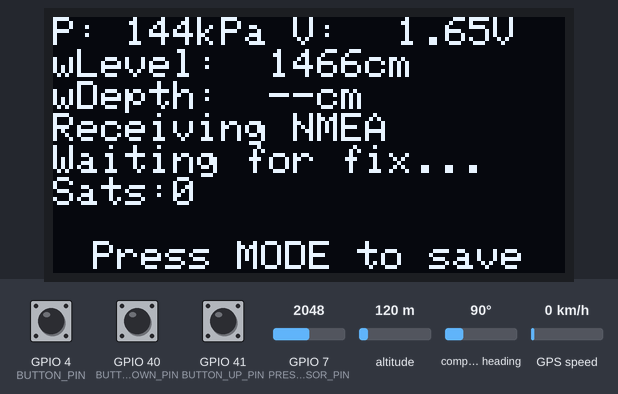
The sketch below on a simulated ESP32-S3. On the bench: 128×64 one-colour display. The test bench sets the inputs (shaded band); at power-on: GPIO 4 (BUTTON_PIN) HIGH, GPIO 40 (BUTTON_DOWN_PIN) HIGH, GPIO 41 (BUTTON_UP_PIN) HIGH, GPIO 7 (PRESSURE_SENSOR_PIN) = 2048, altitude 120 m, compass heading 90°, GPS speed 0 km/h (analog values on the 0–4095 scale). Storage starts empty; EEPROM starts erased; the GPS gets a fix after 3 s at 37.7749, -122.4194 with 8 satellites; what the sketch prints to the serial monitor is not drawn.

Above: at 2.8 s.
2.9 s: GPIO 4 (BUTTON_PIN) pulled LOW for 0.15 s
At 3.8 s:
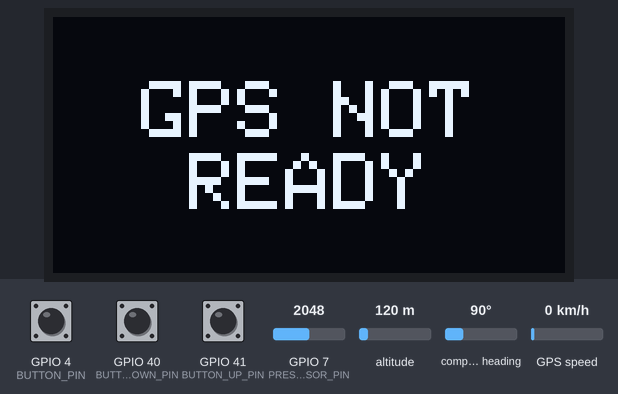
5.9 s: GPIO 40 (BUTTON_DOWN_PIN) pulled LOW for 1 s
At 9.4 s:
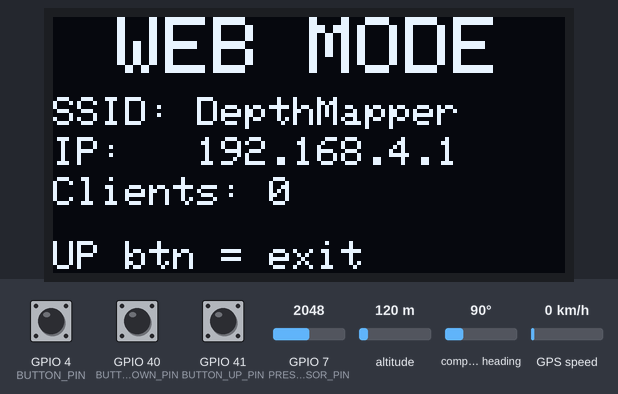
9.8 s: GPIO 41 (BUTTON_UP_PIN) pulled LOW for 0.15 s
At 12.5 s:
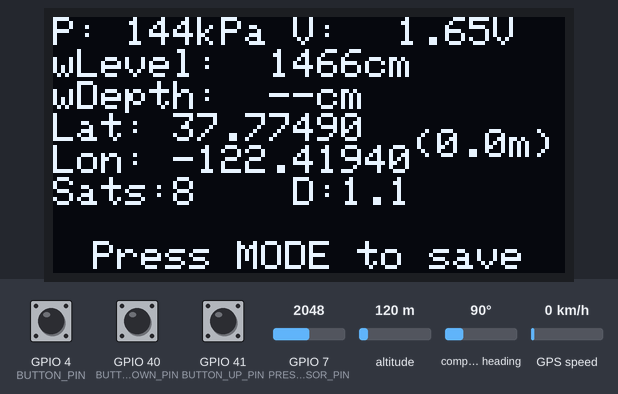
12.9 s: GPIO 7 (PRESSURE_SENSOR_PIN) set to 3972
At 14.4 s:
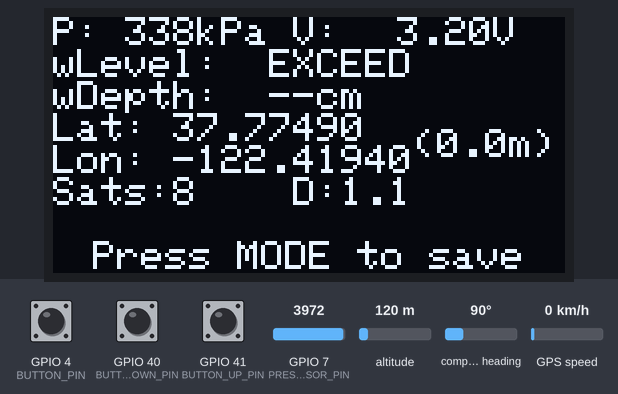
14.8 s: GPIO 4 (BUTTON_PIN) pulled LOW for 1 s
At 15.8 s:
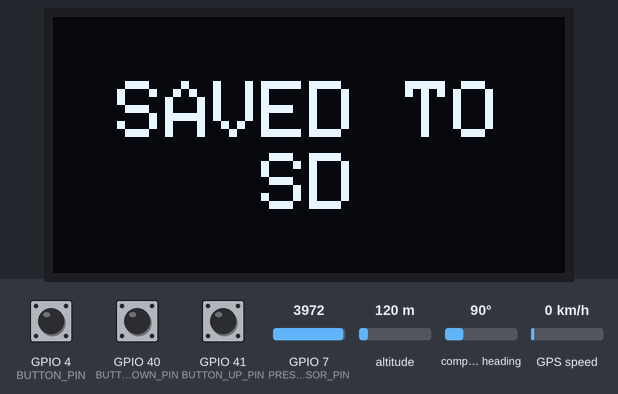
17.9 s: GPIO 41 (BUTTON_UP_PIN) pulled LOW for 1 s
At 20.1 s:
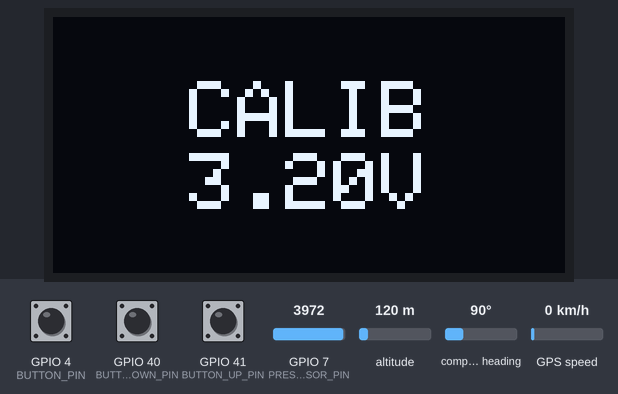
Timing chart, 0 to 21.6 s (numbered marks = the images above; inputs shaded):
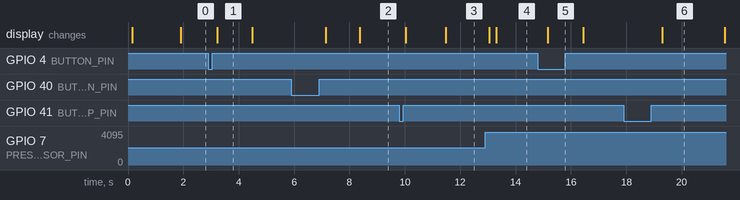

The sketch:

final.ino
```cpp
#include "config.h"
#include "oled.h"
#include "ultrasonic.h"
#include "pressure.h"
#include "gps.h"
#include "sd_logger.h"
#include "wifi_server.h"

enum class DeviceMode { SURVEY, WEB };
static DeviceMode mode = DeviceMode::SURVEY;

static bool     lastUpBtn    = HIGH;
static bool     lastDownBtn  = HIGH;
static uint32_t upPressTime  = 0;
static uint32_t downPressTime = 0;

void setup() {
  Serial.begin(115200);

  oled_init();
  ultrasonic_init();
  pressure_init();
  gps_init();
  sd_init();

  pinMode(BUTTON_PIN,      INPUT_PULLUP);
  pinMode(BUTTON_UP_PIN,   INPUT_PULLUP);
  pinMode(BUTTON_DOWN_PIN, INPUT_PULLUP);

  oled_flash_message("DEPTH MAPPER", 1500);
}

static void oled_show_web_mode(int clients) {
  oled_web_screen(clients);
}

void loop() {
  bool logNow  = digitalRead(BUTTON_PIN);
  bool upNow   = digitalRead(BUTTON_UP_PIN);
  bool downNow = digitalRead(BUTTON_DOWN_PIN);

  if (lastDownBtn == HIGH && downNow == LOW) {
    downPressTime = millis();
  }
  if (lastDownBtn == LOW && downNow == HIGH) {
    if (mode == DeviceMode::SURVEY) {
      mode = DeviceMode::WEB;
      wifi_server_start();
      oled_flash_message("WEB MODE ON", 1200);
    }
  }

  if (lastUpBtn == HIGH && upNow == LOW) {
    upPressTime = millis();
  }
  if (lastUpBtn == LOW && upNow == HIGH) {
    uint32_t held = millis() - upPressTime;

    if (mode == DeviceMode::WEB) {
      wifi_server_stop();
      mode = DeviceMode::SURVEY;
      oled_flash_message("SURVEY MODE", 1200);

    } else if (mode == DeviceMode::SURVEY && held > 1000) {
      float kPa_dummy, MPa_dummy, Vadc;
      pressure_read(kPa_dummy, MPa_dummy, Vadc);
      pressure_calibrate_zero(Vadc);
      char msg[32];
      snprintf(msg, sizeof(msg), "CALIB %.2fV", Vadc);
      oled_flash_message(msg, 2000);
    }
  }

  lastUpBtn   = upNow;
  lastDownBtn = downNow;

  if (mode == DeviceMode::WEB) {
    wifi_server_handle();
    oled_show_web_mode(wifi_server_client_count());
    delay(50);
    return;
  }


  int   depth_mm   = -1;
  float kPa = NAN, MPa = NAN, Vadc = NAN;
  double lat = 0, lon = 0;
  uint32_t ts = 0;

  bool depth_ok    = ultrasonic_read(depth_mm);
  bool pressure_ok = pressure_read(kPa, MPa, Vadc);

  gps_update();
  GPSState gpsState    = gps_get_state();
  bool     gps_loc_ok  = gps_get_location(lat, lon);
  bool     gps_time_ok = gps_get_timestamp(ts);
  int      sats        = gps_get_sats();
  double   hdop        = gps_get_hdop();
  double   gps_offset  = gps_get_avg_offset();

  oled_begin_update();

  if (depth_ok) {
    oled_update_wdepth(depth_mm / 10);
  } else {
    oled_update_wdepth(-1);
  }

  if (pressure_ok) {
    float vZero    = pressure_get_zero();
    int   wLevel_cm;
    if      (Vadc < vZero) wLevel_cm = 0;
    else if (Vadc > 3.0f)  wLevel_cm = -2;   // EXCEED
    else                   wLevel_cm = (int)(kPa * 10.2f);

    oled_update_pressure(kPa, Vadc);
    oled_update_wlevel(wLevel_cm);
  } else {
    oled_update_pressure(NAN, NAN);
    oled_update_wlevel(-1);
  }

  oled_update_gps(gpsState, lat, lon, sats, hdop, gps_offset);
  oled_render();

  static bool prevLogBtn = HIGH;
  if (prevLogBtn == HIGH && logNow == LOW) {
    Serial.println("[BTN] LOG pressed");

    if (gpsState != GPSState::FIX_OK || !gps_time_ok) {
      oled_flash_message("GPS NOT READY", 1000);
    } else {
      char line[128];
      snprintf(line, sizeof(line),
               "%.6f, %.6f, %.2f, %d, %lu",
               lat, lon,
               pressure_ok ? kPa   : -1.0f,
               depth_ok    ? depth_mm : -1,
               ts);

      if (sd_log_line(line)) {
        oled_flash_message("SAVED TO SD", 1000);
      } else {
        oled_flash_message("SD ERROR", 1000);
      }
    }
  }
  prevLogBtn = logNow;

  delay(20);
}
```

gps.cpp
```cpp
#include "gps.h"
#include "config.h"
#include <TinyGPSPlus.h>
#include <TimeLib.h>
#include <vector>
#include <math.h>

#define GPS_AVG_N 6
static double lat_buf[GPS_AVG_N];
static double lon_buf[GPS_AVG_N];
static int buf_idx = 0;
static int buf_count = 0;

static HardwareSerial GPS_Serial(GPS_UART_ID);
static TinyGPSPlus gps;

static GPSState state = GPSState::NO_UART;
void gps_init() {
  GPS_Serial.begin(GPS_BAUD, SERIAL_8N1, GPS_RX, GPS_TX);
  delay(50);
}

// static void gps_query_rate() {
//   const uint8_t msg[] = {
//     0xB5, 0x62,       // sync
//     0x06, 0x08,       // class, id
//     0x00, 0x00,       // length = 0
//     0x0E, 0x30        // checksum
//   };

//   while (GPS_Serial.available()) GPS_Serial.read();

//   GPS_Serial.write(msg, sizeof(msg));
//   GPS_Serial.flush();

//   unsigned long start = millis();

//   enum { SYNC1, SYNC2, CLASS, ID, LEN1, LEN2, PAYLOAD, CK_A, CK_B } state = SYNC1;
//   uint8_t ckA = 0, ckB = 0;
//   uint8_t len = 0;
//   uint8_t payload[6];
//   uint8_t idx = 0;

//   while (millis() - start < 1000) {
//     if (!GPS_Serial.available()) continue;
//     uint8_t b = GPS_Serial.read();

//     switch (state) {
//       case SYNC1:
//         if (b == 0xB5) state = SYNC2;
//         break;

//       case SYNC2:
//         if (b == 0x62) state = CLASS;
//         else state = SYNC1;
//         break;

//       case CLASS:
//         if (b == 0x06) {
//           ckA = 0; ckB = 0;
//           ckA += b; ckB += ckA;
//           state = ID;
//         } else state = SYNC1;
//         break;

//       case ID:
//         if (b == 0x08) {
//           ckA += b; ckB += ckA;
//           state = LEN1;
//         } else state = SYNC1;
//         break;

//       case LEN1:
//         len = b;
//         ckA += b; ckB += ckA;
//         state = LEN2;
//         break;

//       case LEN2:
//         ckA += b; ckB += ckA;
//         if (len == 6) {
//           idx = 0;
//           state = PAYLOAD;
//         } else {
//           state = SYNC1;
//         }
//         break;

//       case PAYLOAD:
//         payload[idx++] = b;
//         ckA += b; ckB += ckA;
//         if (idx >= len) state = CK_A;
//         break;

//       case CK_A:
//         if (b != ckA) return;
//         state = CK_B;
//         break;

//       case CK_B:
//         if (b != ckB) return;

//         // parse payload
//         uint16_t measRate = payload[0] | (payload[1] << 8);
//         uint16_t navRate  = payload[2] | (payload[3] << 8);
//         uint16_t timeRef  = payload[4] | (payload[5] << 8);

//         float hz = 1000.0f / measRate;

//         Serial.print("[GPS CFG] measRate: ");
//         Serial.print(measRate);
//         Serial.print(" ms | navRate: ");
//         Serial.print(navRate);
//         Serial.print(" | freq: ");
//         Serial.print(hz, 2);
//         Serial.println(" Hz");

//         return;
//     }
//   }

//   Serial.println("[GPS CFG] query rate timeout");
// }

// static void ubx_send(const uint8_t *cls, size_t len) {
//   GPS_Serial.write(cls, len);
//   GPS_Serial.flush();
// }

// static void ubx_compute_checksum(const uint8_t *buf, size_t len, uint8_t &ckA, uint8_t &ckB) {
//   ckA = 0; ckB = 0;
//   for (size_t i = 0; i < len; ++i) {
//     ckA = ckA + buf[i];
//     ckB = ckB + ckA;
//   }
// }

// static bool ubx_wait_ack(uint8_t ackClass, uint8_t ackID, unsigned long timeout_ms = 1000) {
//   // Wait for UBX-ACK-ACK (class 0x05 id 0x01) matching ackClass/ackID
//   unsigned long start = millis();
//   enum {SYNC1, SYNC2, CLASS, ID, LEN1, LEN2, PAYLOAD, CK_A } state = SYNC1;
//   uint8_t ckA=0, ckB=0;
//   uint8_t len = 0;
//   uint8_t payload[4] = {0};
//   uint8_t idx = 0;

//   while (millis() - start < timeout_ms) {
//     if (!GPS_Serial.available()) continue;
//     uint8_t b = GPS_Serial.read();
//     switch (state) {
//       case SYNC1: if (b == 0xB5) state = SYNC2; break;
//       case SYNC2: if (b == 0x62) state = CLASS; else state = SYNC1; break;
//       case CLASS:
//         if (b == 0x05) { state = ID; } else state = SYNC1;
//         break;
//       case ID:
//         if (b == 0x01 || b == 0x00) { /* ACK-ACK or ACK-NAK */ state = LEN1; ckA = 0; ckB = 0; ckA += 0x05; ckB += ckA; ckA += b; ckB += ckA; }
//         else state = SYNC1;
//         break;
//       case LEN1: len = b; ckA += b; ckB += ckA; state = LEN2; break;
//       case LEN2: ckA += b; ckB += ckA; if (len <= sizeof(payload)) { idx = 0; state = PAYLOAD; } else state = SYNC1; break;
//       case PAYLOAD:
//         payload[idx++] = b;
//         ckA += b; ckB += ckA;
//         if (idx >= len) state = CK_A;
//         break;
//       case CK_A:
//         if (b != ckA) return false;
//         // next byte should be CK_B
//         while (!GPS_Serial.available()) { if (millis()-start>timeout_ms) return false; }
//         if (GPS_Serial.read() != ckB) return false;
//         // payload[0] == ackClass, payload[1] == ackID for ACK messages
//         if (payload[0] == ackClass && payload[1] == ackID) return true;
//         return false;
//     }
//   }
//   return false;
// }

void gps_update() {
  while (GPS_Serial.available()) {
    gps.encode(GPS_Serial.read());
  }

  if (gps.charsProcessed() < 10) {
    state = GPSState::NO_UART;
  }
  else if (gps.sentencesWithFix() == 0) {
    state = GPSState::WAITING_FIX;
  }
  else if (gps.satellites.value() == 0) {
    state = GPSState::FIX_LOST;
  }
  else {
    state = GPSState::FIX_OK;
    if (gps.location.isValid()) {
      lat_buf[buf_idx] = gps.location.lat();
      lon_buf[buf_idx] = gps.location.lng();

      buf_idx = (buf_idx + 1) % GPS_AVG_N;
      if (buf_count < GPS_AVG_N) buf_count++;
    }
  }
}

GPSState gps_get_state() {
  return state;
}

bool gps_get_location(double& lat, double& lon) {
  if (buf_count == 0) return false;

  double sum_lat = 0;
  double sum_lon = 0;

  for (int i = 0; i < buf_count; i++) {
    sum_lat += lat_buf[i];
    sum_lon += lon_buf[i];
  }

  lat = sum_lat / buf_count;
  lon = sum_lon / buf_count;
  return true;
}

int gps_get_sats() {
  return gps.satellites.isValid() ? gps.satellites.value() : 0;
}

bool gps_get_timestamp(uint32_t& unix_ts) {
  if (!gps.time.isValid() || !gps.date.isValid()) return false;

  tmElements_t tm;
  tm.Year  = gps.date.year() - 1970;
  tm.Month = gps.date.month();
  tm.Day   = gps.date.day();
  tm.Hour  = gps.time.hour();
  tm.Minute= gps.time.minute();
  tm.Second= gps.time.second();

  time_t t = makeTime(tm);
  unix_ts = (uint32_t)t;
  return true;
}

double gps_get_hdop() {
  if (!gps.hdop.isValid()) return -1.0;
  return gps.hdop.hdop();
}

// static void gps_set_rate_5hz() {
//   // measRate = 200 ms (5 Hz), navRate = 1, timeRef = 0 (UTC)
//   uint8_t payload[] = {
//     0xC8, 0x00,   // 200 ms
//     0x01, 0x00,   // navRate = 1
//     0x00, 0x00    // timeRef = UTC
//   };

//   const uint8_t UBX_CLASS = 0x06;
//   const uint8_t UBX_ID    = 0x08;

//   uint8_t ckbuf[2 + 2 + sizeof(payload)];
//   ckbuf[0] = UBX_CLASS;
//   ckbuf[1] = UBX_ID;
//   ckbuf[2] = sizeof(payload) & 0xFF;
//   ckbuf[3] = (sizeof(payload) >> 8) & 0xFF;
//   memcpy(&ckbuf[4], payload, sizeof(payload));

//   uint8_t ckA, ckB;
//   ubx_compute_checksum(ckbuf, sizeof(ckbuf), ckA, ckB);

//   uint8_t msg[2 + sizeof(ckbuf) + 2];
//   msg[0] = 0xB5;
//   msg[1] = 0x62;
//   memcpy(&msg[2], ckbuf, sizeof(ckbuf));
//   msg[2 + sizeof(ckbuf)] = ckA;
//   msg[3 + sizeof(ckbuf)] = ckB;

//   ubx_send(msg, sizeof(msg));

//   if (ubx_wait_ack(UBX_CLASS, UBX_ID, 1000)) {
//     Serial.println("[GPS CFG] Set rate 5Hz OK");
//   } else {
//     Serial.println("[GPS CFG] Set rate 5Hz FAIL");
//   }
// }

static double haversine_m(double lat1, double lon1, double lat2, double lon2) {
  const double R = 6371000.0;
  const double DEG_TO_RAD_D = 0.017453292519943295;

  double dLat = (lat2 - lat1) * DEG_TO_RAD_D;
  double dLon = (lon2 - lon1) * DEG_TO_RAD_D;
  double a =
      sin(dLat * 0.5) * sin(dLat * 0.5) +
      cos(lat1 * DEG_TO_RAD_D) * cos(lat2 * DEG_TO_RAD_D) *
      sin(dLon * 0.5) * sin(dLon * 0.5);

  double c = 2.0 * atan2(sqrt(a), sqrt(1.0 - a));
  return R * c;
}

double gps_get_avg_offset() {
  if (!gps.location.isValid()) return -1;
  static double last_lat = 0, last_lon = 0;
  static bool init = false;
  double lat = gps.location.lat();
  double lon = gps.location.lng();
  if (!init) {
    last_lat = lat;
    last_lon = lon;
    init = true;
    return 0;
  }
  double d = haversine_m(last_lat, last_lon, lat, lon);
  last_lat = lat;
  last_lon = lon;
  Serial.println(d);
  return round(d * 10.0) / 10.0;
}
```

gps.h
```cpp
#pragma once
#include <Arduino.h>

enum class GPSState {
  NO_UART,
  WAITING_FIX,
  FIX_LOST,
  FIX_OK
};

void gps_init();
// void gps_enable_multi_gnss();
void gps_update();

GPSState gps_get_state();
bool gps_get_location(double& lat, double& lon);
int  gps_get_sats();
bool gps_get_timestamp(uint32_t& unix_ts);
double gps_get_hdop();
double gps_get_avg_offset();
```

oled.h
```cpp
#pragma once
#include <Arduino.h>

void oled_init();
void oled_flash_message(const char* msg, uint16_t ms);
void oled_update_pressure(float kPa, float Vadc);
void oled_update_wlevel(int wLevel_cm);
void oled_update_wdepth(int wDepth_cm);
void oled_begin_update();
void oled_render();
void oled_web_screen(int clients);

enum class GPSState;
void oled_update_gps(GPSState state,double lat,double lon,int sats, double hdop, double offset);
```

pressure.cpp
```cpp
#include "pressure.h"
#include "config.h"
#include <Preferences.h>

static Preferences prefs;
static float V_zero_sensor = 0.5f;
static float slope_kPa_per_V = 125.0f;

static const int NUM_SAMPLES = 100;
static float voltageDividerFactor = 1.0f;

void pressure_init() {
  analogReadResolution(12);
  analogSetPinAttenuation(PRESSURE_SENSOR_PIN, ADC_11db);
  prefs.begin("calibration", true);
  V_zero_sensor = prefs.getFloat("v_zero", 0.5f);
  prefs.end();
  Serial.print("[PRESS] Loaded V_zero: ");
  Serial.println(V_zero_sensor);
}

void pressure_calibrate_zero(float current_v) {
  V_zero_sensor = current_v;
  prefs.begin("calibration", false);
  prefs.putFloat("v_zero", V_zero_sensor);
  prefs.end();
}

float pressure_get_zero() {
  return V_zero_sensor;
}

bool pressure_read(float& kPa, float& MPa, float& Vadc) {
  float raw = 0.0f;

  for (int i = 0; i < NUM_SAMPLES; i++) {
    raw += analogRead(PRESSURE_SENSOR_PIN);
    delay(2);
  }
  raw /= NUM_SAMPLES;

  Vadc = (raw / ADC_MAX) * VREF;
  float Vsensor = Vadc * voltageDividerFactor;
  Vadc = Vsensor; // update after voltage divider or compensate for calibration

  kPa = (Vsensor - V_zero_sensor) * slope_kPa_per_V;
  if (kPa < 0) kPa = 0;

  MPa = kPa / 1000.0f;

  return true;
}
```

pressure.h
```cpp
#pragma once
#include <Arduino.h>

void pressure_init();
bool pressure_read(
  float& kPa,
  float& MPa,
  float& Vadc
);
float pressure_get_zero();
void pressure_calibrate_zero(float current_v);
```

sd_logger.cpp
```cpp
#include "sd_logger.h"
#include <SPI.h>
#include <SD.h>
#include "config.h"

SPIClass spiSD(HSPI);

static bool sd_ok = false;

bool sd_is_ok() {
  return sd_ok;
}

void sd_init() {
  pinMode(SD_CS, OUTPUT);
  digitalWrite(SD_CS, HIGH);

  spiSD.begin(SD_SCK, SD_MISO, SD_MOSI, SD_CS);

  if (!SD.begin(SD_CS, spiSD, 1000000)) {
    Serial.println("[SD] init failed");
    sd_ok = false;
  } else {
    Serial.println("[SD] ready");
    sd_ok = true;
  }
}

bool sd_log_line(const char* line) {
  File f = SD.open("/data.txt", FILE_APPEND);
  if (!f) {
    Serial.println("[SD] open failed");
    return false;
  }

  f.println(line);
  f.close();

  Serial.print("[SD] write: ");
  Serial.println(line);
  return true;
}
```

sd_logger.h
```cpp
#pragma once
#include <Arduino.h>

void sd_init();
bool sd_log_line(const char* line);
bool sd_is_ok();
```

ultrasonic.cpp
```cpp
#include "ultrasonic.h"
#include "config.h"

HardwareSerial sensorSerial(SENSOR_UART_ID);
uint8_t buf[4];

void ultrasonic_init() {
  sensorSerial.begin(
    115200, SERIAL_8N1,
    SENSOR_UART_RX_PIN,
    SENSOR_UART_TX_PIN
  );
}

bool ultrasonic_read(int& dist) {
  static uint32_t lastReq = 0;

  // send request every 100 ms
  if (millis() - lastReq >= 50) {
    sensorSerial.write(ULTRASONIC_CMD);
    lastReq = millis();
  }

  // need full frame
  if (sensorSerial.available() < 4) return false;

  // sync to header
  while (sensorSerial.available() > 0) {
    if (sensorSerial.peek() == 0xFF) break;
    sensorSerial.read(); // discard garbage
  }

  if (sensorSerial.available() < 4) return false;

  buf[0] = sensorSerial.read(); // 0xFF
  buf[1] = sensorSerial.read();
  buf[2] = sensorSerial.read();
  buf[3] = sensorSerial.read();

  uint8_t checksum = buf[0] + buf[1] + buf[2];
  if (buf[3] != checksum) return false;

  dist = (buf[1] << 8) | buf[2];
  return true;
}
```

ultrasonic.h
```cpp
#pragma once
#include <Arduino.h>

void ultrasonic_init();
bool ultrasonic_read(int& distance_mm);
```

wifi_server.h
```cpp
#pragma once

void wifi_server_start();
void wifi_server_stop();
void wifi_server_handle();
int  wifi_server_client_count();
```

config.h
```cpp
#pragma once

#define SCREEN_WIDTH 128
#define SCREEN_HEIGHT 64
#define OLED_RESET    -1
#define I2C_SDA 8
#define I2C_SCL 9
#define OLED_I2C_ADDR 0x3C

#define SENSOR_UART_ID 1
#define SENSOR_UART_TX_PIN 17
#define SENSOR_UART_RX_PIN 18
#define ULTRASONIC_CMD 0x55

#define PRESSURE_SENSOR_PIN 7
#define VREF 3.300f
#define ADC_MAX 4095

#define GPS_UART_ID 2
#define GPS_RX 15
#define GPS_TX 16
#define GPS_BAUD 9600

#define SD_CS   10
#define SD_MOSI 11
#define SD_MISO 13
#define SD_SCK  12

#define BUTTON_PIN 4
#define BUTTON_DOWN_PIN 40
#define BUTTON_UP_PIN 41
```

Source omitted: oled.cpp (6210 bytes), wifi_server.cpp (7273 bytes)

Measured:
- after the input at 2.9 s, the display: changes after 0.32 s (image 1)
- after the input at 5.9 s, the display: first changes after 1.2 s (image 2 shows a later state)
- after the input at 9.8 s, the display: first changes after 0.23 s (image 3 shows a later state)
- after the input at 12.9 s, the display: first changes after 0.14 s (image 4 shows a later state)
- after the input at 14.8 s, the display: changes after 0.37 s (image 5)
- after the input at 17.9 s, the display: changes after 1.4 s (image 6)
- what the display in image 1 shows lasts 1.3 s, from 3.2 s to 4.5 s
